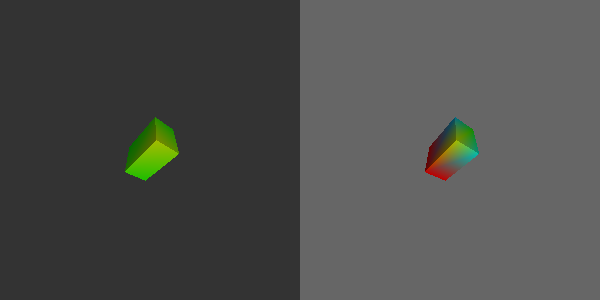

Generate this figure with Python:
#!/usr/bin/env python

# Test vtkDistanceToCamera with polydata and unstructured grid pipelines.

import vtkmodules.vtkInteractionStyle  # noqa: F401
import vtkmodules.vtkRenderingFreeType  # noqa: F401
import vtkmodules.vtkRenderingOpenGL2  # noqa: F401

from vtkmodules.vtkCommonCore import (
    vtkFloatArray,
    vtkPoints,
)
from vtkmodules.vtkCommonDataModel import (
    VTK_HEXAHEDRON,
    vtkCellArray,
    vtkPolyData,
    vtkUnstructuredGrid,
)
from vtkmodules.vtkRenderingCore import (
    vtkActor,
    vtkDataSetMapper,
    vtkDistanceToCamera,
    vtkPolyDataMapper,
    vtkRenderWindow,
    vtkRenderWindowInteractor,
    vtkRenderer,
)

# Create hexahedron points and scalar values
points = vtkPoints()
values = vtkFloatArray()
values.SetName("values")
for z in [0, 1]:
    for y in [0, 1]:
        for x in [0, 1]:
            points.InsertNextPoint(x * 2, y * 3, z * 4)

point_data = [-1, -2, -2, -1, 1, 2, 2, 1]
for v in point_data:
    values.InsertNextValue(v)

quad_cells = [[0, 1, 3, 2], [4, 5, 7, 6], [0, 1, 5, 4], [1, 3, 7, 5], [3, 2, 6, 7], [0, 2, 6, 4]]
hexa_cells = [[0, 1, 3, 2, 4, 5, 7, 6]]

# Polydata pipeline (left viewport)
poly_data = vtkPolyData()
poly_data.SetPoints(points)
poly_data.GetPointData().SetScalars(values)
quads = vtkCellArray()
for cell in quad_cells:
    quads.InsertNextCell(len(cell))
    for p in cell:
        quads.InsertCellPoint(p)
poly_data.SetPolys(quads)

poly_distance = vtkDistanceToCamera()
poly_distance.SetInputData(poly_data)

poly_mapper = vtkPolyDataMapper()
poly_mapper.SetInputConnection(poly_distance.GetOutputPort())
poly_mapper.SetScalarModeToUsePointFieldData()
poly_mapper.SelectColorArray("DistanceToCamera")

poly_actor = vtkActor()
poly_actor.SetMapper(poly_mapper)

renderer_0 = vtkRenderer()
renderer_0.AddViewProp(poly_actor)
renderer_0.SetBackground(0.2, 0.2, 0.2)
renderer_0.SetViewport(0.0, 0.0, 0.5, 1.0)
poly_distance.SetRenderer(renderer_0)
renderer_0.GetActiveCamera().SetFocalPoint(1, 1.5, 2)
renderer_0.GetActiveCamera().SetPosition(-2, -4, 6)
renderer_0.ResetCamera()

# Unstructured grid pipeline (right viewport)
unstructured_grid = vtkUnstructuredGrid()
unstructured_grid.SetPoints(points)
for cell in hexa_cells:
    unstructured_grid.InsertNextCell(VTK_HEXAHEDRON, len(cell), cell)
unstructured_grid.GetPointData().SetScalars(values)

ug_distance = vtkDistanceToCamera()
ug_distance.SetInputData(unstructured_grid)
ug_distance.SetDistanceArrayName("d2c")
ug_distance.ScalingOn()
ug_distance.SetInputArrayToProcess(0, 0, 0, 0, "values")

ug_mapper = vtkDataSetMapper()
ug_mapper.SetInputConnection(ug_distance.GetOutputPort())
ug_mapper.SetScalarModeToUsePointFieldData()
ug_mapper.SelectColorArray("d2c")

ug_actor = vtkActor()
ug_actor.SetMapper(ug_mapper)

renderer_1 = vtkRenderer()
renderer_1.AddViewProp(ug_actor)
renderer_1.SetBackground(0.4, 0.4, 0.4)
renderer_1.SetViewport(0.5, 0.0, 1.0, 1.0)
ug_distance.SetRenderer(renderer_1)
renderer_1.GetActiveCamera().SetFocalPoint(1, 1.5, 2)
renderer_1.GetActiveCamera().SetPosition(-2, -4, 6)
renderer_1.ResetCamera()

# Render
render_window = vtkRenderWindow()
render_window.AddRenderer(renderer_0)
render_window.AddRenderer(renderer_1)
render_window.SetWindowName("distance to camera")
render_window.SetMultiSamples(0)
render_window.SetSize(600, 300)

interactor = vtkRenderWindowInteractor()
interactor.SetRenderWindow(render_window)

# Test zoomed out
renderer_1.GetActiveCamera().Zoom(0.3)
renderer_0.GetActiveCamera().Zoom(0.3)

interactor.Initialize()
interactor.Start()
